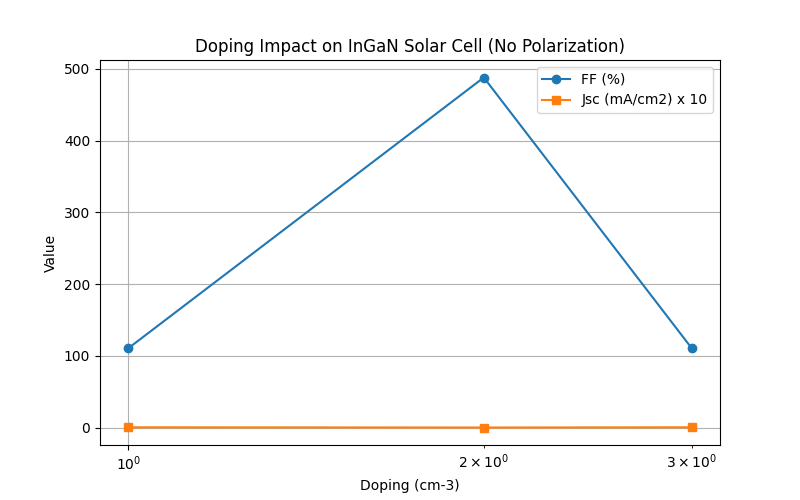

Write Python code to recreate this figure.

import os
import sys
import json
import numpy as np
import matplotlib.pyplot as plt

# Add current directory to path
sys.path.append(os.getcwd())

from aestimo import run_aestimo
from characterize_solar import analyze_iv_curve

def run_test(doping, disable_auger=False):
    print(f"\n--- Testing Doping: {doping:.1e} cm^-3 (Auger={not disable_auger}) ---")
    
    # Monkey-patch database if needed
    import database
    if disable_auger:
        orig_cn0 = database.materialproperty['GaN']['Cn0']
        orig_cp0 = database.materialproperty['GaN']['Cp0']
        database.materialproperty['GaN']['Cn0'] = 0.0
        database.materialproperty['GaN']['Cp0'] = 0.0
        database.materialproperty['InN']['Cn0'] = 0.0
        database.materialproperty['InN']['Cp0'] = 0.0
        # For alloys, they use material property values in create_structure_arrays
    
    # Configuration
    config = {
        "layers": [
            {"thickness": 30, "material": "InGaN", "mole": 0.2, "doping": doping, "doping_type": "p", "type": "barrier"},
            {"thickness": 450, "material": "InGaN", "mole": 0.2, "doping": doping, "doping_type": "n", "type": "barrier"}
        ],
        "T": 300,
        "vmax": 2.4,
        "vmin": 0.0,
        "Each_Step": 0.02,
        "grid_step": 0.2,
        "comp_scheme": 7,
        "enable_polarization": False,
        "tau": 2e-6,
        "G_optical": 5e20,
        "work_function_left": 7.0,
        "work_function_right": 4.0,
        "mat_type": "Wurtzite"
    }

    class InputObject:
        def __init__(self, d):
            for k, v in d.items():
                setattr(self, k, v)
            material_list = []
            for l in d["layers"]:
                th = float(l["thickness"])
                material_list.append([th, l["material"], float(l["mole"]), 0.0, float(l["doping"]), l["doping_type"], l["type"][0]])
            self.material = material_list
            self.mat_sys = "Wurtzite"

    in_obj = InputObject(config)
    _, model, res, _ = run_aestimo(in_obj)
    
    if disable_auger:
        database.materialproperty['GaN']['Cn0'] = orig_cn0
        database.materialproperty['GaN']['Cp0'] = orig_cp0
        # InN reset omitted for brevity but should be done if reused

    # Metrics
    metrics = analyze_iv_curve(res.Va_t, res.av_curr)
    print(f"Results: Jsc={metrics['jsc']:.2f}, Voc={metrics['voc']:.2f}, FF={metrics['ff']:.2f}%, Pmax={metrics['pmpp']:.2f}")
    return metrics

dopings = [1e17, 1e16]
results = []
# Test 1: Standard Auger
results.append(run_test(1e17, disable_auger=False))
# Test 2: Lower doping
results.append(run_test(1e16, disable_auger=False))
# Test 3: Standard doping, No Auger
results.append(run_test(1e17, disable_auger=True))

# Quick Plot
plt.figure(figsize=(8,5))
plt.plot([1, 2, 3], [r['ff'] for r in results], 'o-', label='FF (%)')
plt.plot([1, 2, 3], [r['jsc'] * 10 for r in results], 's-', label='Jsc (mA/cm2) x 10')
plt.xticks([1, 2, 3], ['1e17', '1e16', '1e17 (No Auger)'])
plt.xscale('log')
plt.xlabel('Doping (cm-3)')
plt.ylabel('Value')
plt.title('Doping Impact on InGaN Solar Cell (No Polarization)')
plt.legend()
plt.grid(True)
plt.savefig('doping_study.png')
print("\nStudy complete. saved to doping_study.png")
